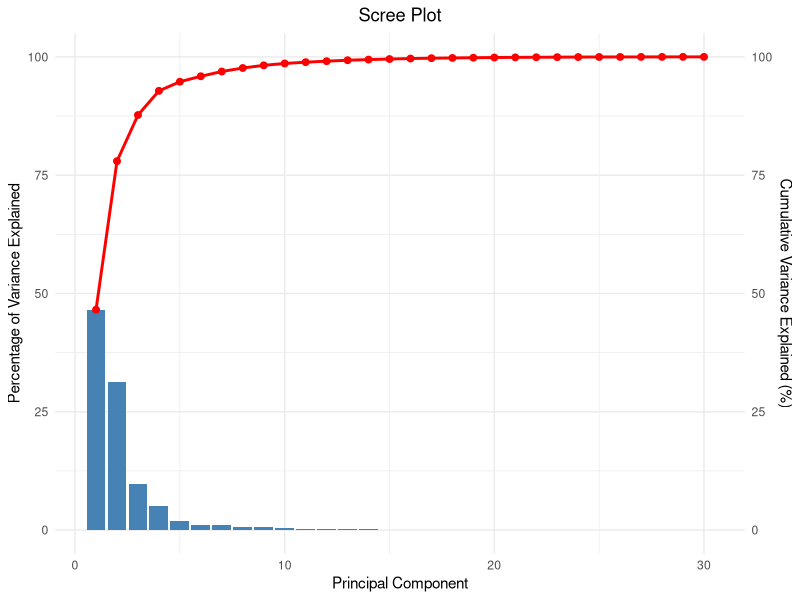
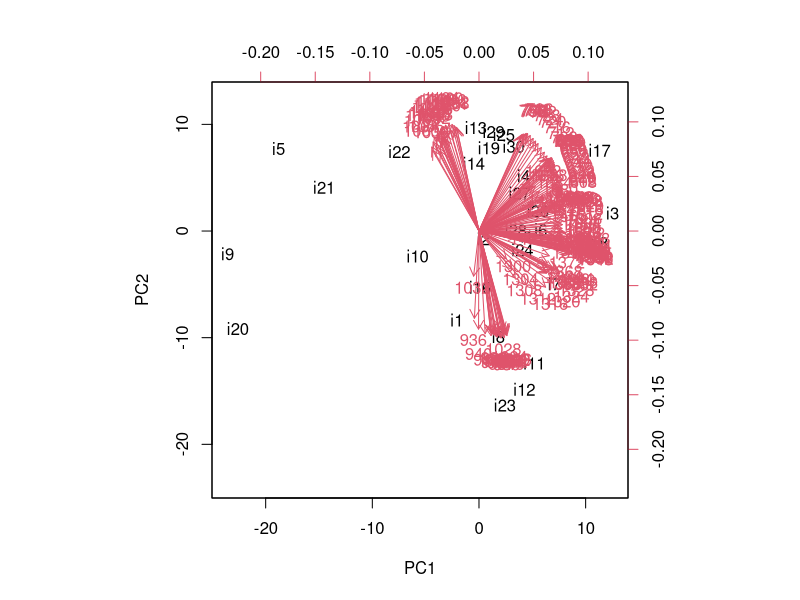
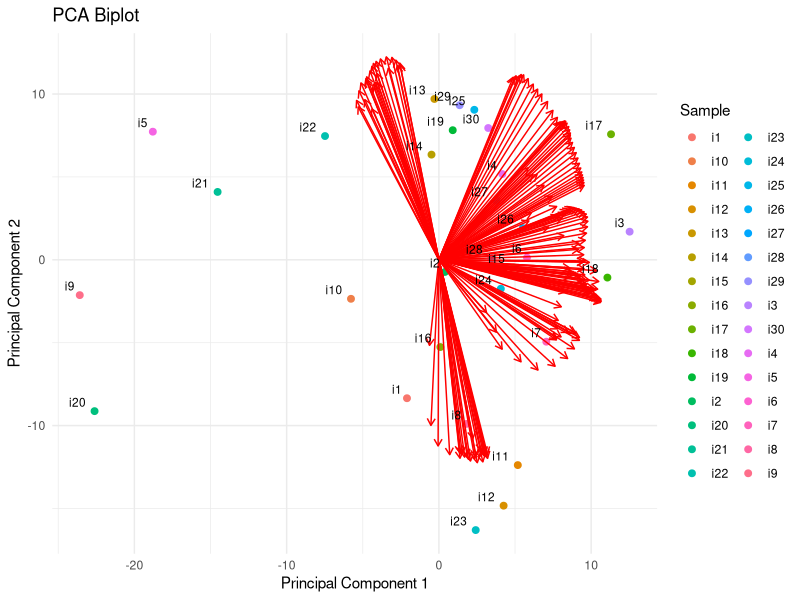

Source code (R) for these figures, in order:
# IMPORT DATA
# set work directory
setwd("C:/Users/Lenovo/Documents/Programiranje/PhD/SpectralTool/datasets")

# read and inspect dataframe
df = read.csv('all_spectra_std_order_corr_test.csv')
View(df)

#load libraries
library(ggplot2)
library(dplyr)

# remove rows with 0, else scaling wont work
df = df[apply(df!=0, 1, all),]
View(df)


# TRANSPOSE DATAFRAME, TIDY UP AND INSPECT
# tranpose
df_pca = t(df)

# make first row column names
colnames(df_pca) = as.character(unlist(df_pca[1, ]))

# replace previous column names and reset
df_pca = df_pca[-1, ]
rownames(df) = NULL

# inspect the results
View(df_pca)


# CALCULATE PCs
results = prcomp(df_pca, scale=TRUE)
View(results)

# reverse eigenvectors
results$rotation = -1*results$rotation
# dispay PCs
results$rotation

#calculate total variance explained by each principal component
var_explained = results$sdev^2 / sum(results$sdev^2)
var_cumulative = cumsum(var_explained)
print(var_explained)
print(var_cumulative)

# make results dataframe
var_results = data.frame(PC = 1:length(var_explained),
                    ExplainedVariance = var_explained,
                    CumulativeVariance = var_cumulative)


ggplot(var_results, aes(x = PC)) +
  geom_bar(aes(y = ExplainedVariance * 100), 
           stat = "identity", 
           fill = "steelblue") +
  geom_line(aes(y = CumulativeVariance * 100), 
            color = "red", 
            size = 1) +
  geom_point(aes(y = CumulativeVariance * 100), 
             color = "red", 
             size = 2) +
  labs(title = "Scree Plot",
       x = "Principal Component",
       y = "Percentage of Variance Explained") +
  theme_minimal() +
  scale_y_continuous(sec.axis = sec_axis(~ ., name = "Cumulative Variance Explained (%)")) +
  theme(plot.title = element_text(hjust = 0.5))


# biplot
biplot(results, scale = 0)

#manual biplot
scores = as.data.frame(results$x)
loadings = as.data.frame(results$rotation)
pca_df = data.frame(scores, Sample = rownames(scores))
loadings_df = data.frame(loadings, Variable = rownames(loadings))
View(loadings_df)



ggplot() +
  geom_point(data = pca_df, aes(x = PC1, y = PC2, color = Sample), size = 2) +
  geom_segment(data = loadings_df, aes(x = 0, y = 0, xend = PC1 * 100, yend = PC2 * 100), 
               arrow = arrow(length = unit(0.2, "cm")), color = "red") +
  #geom_text(data = loadings_df, aes(x = PC1 * 120, y = PC2 * 120, label = Variable), 
            #color = "black", vjust = 1.5) +
  geom_text(data = pca_df, aes(x = PC1, y = PC2, label = Sample), 
            vjust = -0.5, hjust = 1.5, size = 3) +
  labs(title = "PCA Biplot",
       x = "Principal Component 1",
       y = "Principal Component 2") +
  theme_minimal()
theme(plot.title = element_text(hjust = 0.5))


# EXPORT LOADINGS FOR USE IN RAINBOW CHART - df and loadings_df
# merge dataframes by row indices
print(df)
print(loadings_df)
rownames(loadings_df) = loadings_df$wavenumber
loadings_df$wavenumber = NULL
View(loadings_df)

output_df = merge(df, loadings_df, by = 0)
rownames(output_df) = NULL
View(output_df)

write.csv(output_df, "loadings_for_rainbow.csv", row.names = FALSE)

